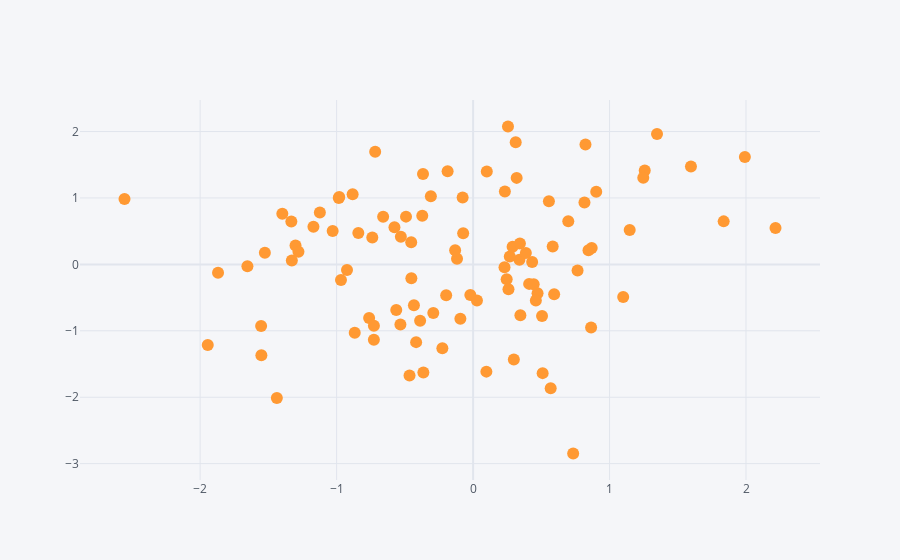

This figure's notebook cell:
### Code cell
df.iplot(x = 'A', y = 'B', mode= 'markers')
